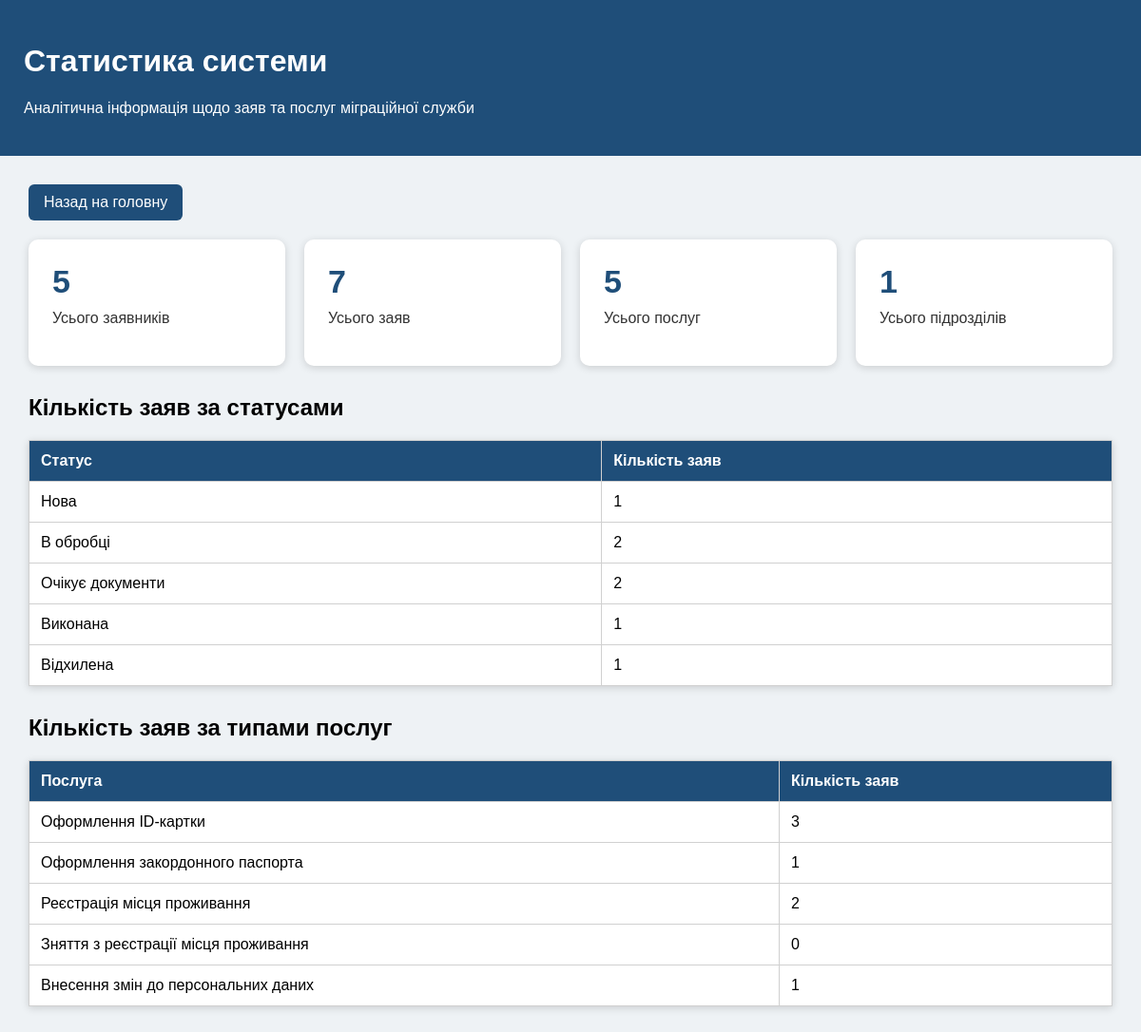
The page /statistics/ (signed in) on the database its author committed.
### records/models.py (models this page shows, shortened)
class Service(models.Model):
    name = models.CharField("Назва послуги", max_length=100)
    description = models.TextField("Опис послуги", blank=True)
    processing_days = models.PositiveIntegerField("Термін виконання, днів")
    price = models.DecimalField("Вартість", max_digits=8, decimal_places=2, default=0)
    class Meta:
        verbose_name = "Послуга"
        verbose_name_plural = "Послуги"

### records/views.py (the view)
# urls.py: path("statistics/", views.statistics, name="statistics"),
@login_required
def statistics(request):
    status_stats = []
    for value, label in Application.STATUS_CHOICES:
        count = Application.objects.filter(status=value).count()
        status_stats.append({
            "label": label,
            "count": count,
        })
    service_stats = Service.objects.annotate(
        applications_count=Count("application")
    )
    context = {
        "status_stats": status_stats,
        "service_stats": service_stats,
        "total_applicants": Applicant.objects.count(),
        "total_applications": Application.objects.count(),
        "total_services": Service.objects.count(),
        "total_departments": Department.objects.count(),
    }
    return render(request, "records/statistics.html", context)

### records/templates/records/statistics.html (shortened to what this page needs)
<!DOCTYPE html>
<html lang="uk">
<head>
</head>
<body>
    <div class="header">
        <h1>Статистика системи</h1>
        <p>Аналітична інформація щодо заяв та послуг міграційної служби</p>
    </div>
    <div class="content">
        <a class="button" href="/">Назад на головну</a>
        <div class="cards">
            <div class="card">
                <h2>{{ total_applicants }}</h2>
                <p>Усього заявників</p>
            </div>
            <div class="card">
                <h2>{{ total_applications }}</h2>
                <p>Усього заяв</p>
            </div>
            <div class="card">
                <h2>{{ total_services }}</h2>
                <p>Усього послуг</p>
            </div>
            <div class="card">
                <h2>{{ total_departments }}</h2>
                <p>Усього підрозділів</p>
            </div>
        </div>
        <h2>Кількість заяв за статусами</h2>
        <table>
            <tr>
                <th>Статус</th>
                <th>Кількість заяв</th>
            </tr>
            {% for item in status_stats %}
            <tr>
                <td>{{ item.label }}</td>
                <td>{{ item.count }}</td>
            </tr>
            {% endfor %}
        </table>
        <h2>Кількість заяв за типами послуг</h2>
        <table>
            <tr>
                <th>Послуга</th>
                <th>Кількість заяв</th>
            </tr>
            {% for service in service_stats %}
            <tr>
                <td>{{ service.name }}</td>
                <td>{{ service.applications_count }}</td>
            </tr>
            {% empty %}
            <tr>
                <td colspan="2">Послуг поки що немає.</td>
            </tr>
            {% endfor %}
        </table>
    </div>
</body>
</html>

### records/templates/records/statistics.html (style rules this page uses)
body { font-family: Arial, sans-serif; background-color: #eef2f5; margin: 0; }
.header { background-color: #1f4e79; color: white; padding: 25px; }
.content { padding: 30px; }
.cards { display: flex; flex-wrap: wrap; gap: 20px; margin-bottom: 30px; }
.card { background-color: white; width: 220px; padding: 25px; border-radius: 10px; box-shadow: 0 2px 8px rgba(0,0,0,0.15); }
.card h2 { font-size: 34px; margin: 0; color: #1f4e79; }
.card p { margin-top: 10px; color: #333; }
table { width: 100%; border-collapse: collapse; background-color: white; margin-bottom: 30px; box-shadow: 0 2px 8px rgba(0,0,0,0.15); }
th, td { padding: 12px; border: 1px solid #d0d0d0; text-align: left; }
th { background-color: #1f4e79; color: white; }
.button { display: inline-block; background-color: #1f4e79; color: white; padding: 10px 16px; text-decoration: none; border-radius: 6px; margin-bottom: 20px; }

### rows shown on the page
Service: name "Оформлення ID-картки", applications_count "3"
Service: name "Оформлення закордонного паспорта", applications_count "1"
Service: name "Реєстрація місця проживання", applications_count "2"
Service: name "Зняття з реєстрації місця проживання", applications_count "0"
Service: name "Внесення змін до персональних даних", applications_count "1"

### other values the page prints
{{ total_applicants }} "5"
{{ total_applications }} "7"
{{ total_services }} "5"
{{ total_departments }} "1"
{{ item.label }} "Нова" "В обробці" "Очікує документи" "Виконана" "Відхилена"
{{ item.count }} "1" "2" "2" "1" "1"
